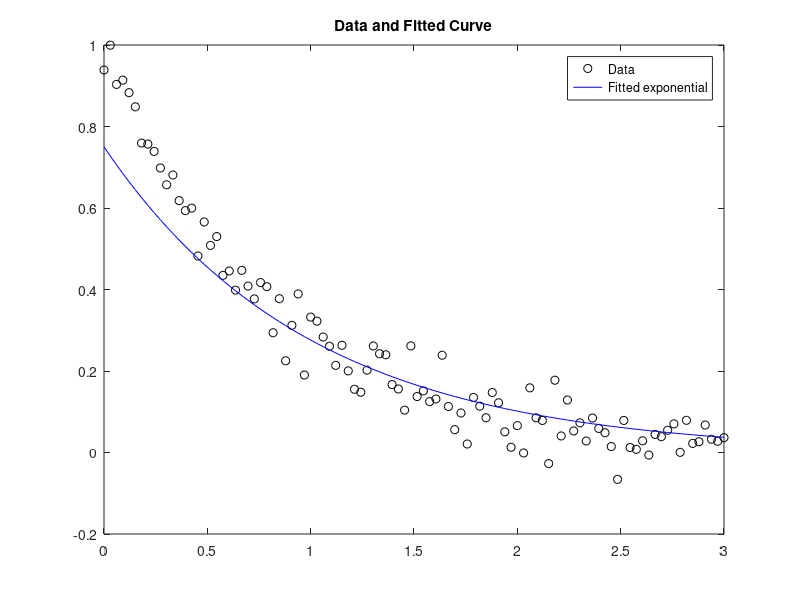

This figure's MATLAB source:
% Generate the data contaminated by noise
rng default % random number generaator set to default setting
xdata = linspace(0,3);
ydata = exp(-1.3*xdata) + 0.05*randn(size(xdata));

% Set the lower and upper bounds for the parameters
lb = [0,-2];
ub = [3/4,-1];

% Create the model function
fun = @(x,xdata)x(1)*exp(x(2)*xdata);

% Fit the model
x0 = [1/2,-2]; % Create an initial guess.
x = lsqcurvefit(fun,x0,xdata,ydata,lb,ub)

% Plot the fitted model vs the data points
plot(xdata,ydata,'ko',xdata,fun(x,xdata),'b-')
legend('Data','Fitted exponential')
title('Data and Fitted Curve')
